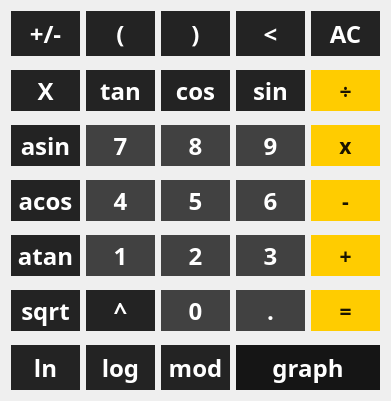
   <widget class="QWidget" name="gridLayoutWidget">
    <property name="geometry">
     <rect>
      <x>20</x>
      <y>130</y>
      <width>391</width>
      <height>401</height>
     </rect>
    </property>
    <property name="styleSheet">
     <string>QWidget {
	color: white;
	font-family: Rubik;
	font-size: 18pt;
	font-weight: 600;
}

QPushButton {
	background-color: #414141;
	border: none;
}

QPushButton:hover {
	background-color: #666;
}

QPushButton:pressed {
	background-color: #888;
}
</string>
    </property>
    <layout class="QGridLayout" name="gridLayout">
     <item row="3" column="2">
      <widget class="QPushButton" name="pushButton_5">
       <property name="sizePolicy">
        <sizepolicy hsizetype="Minimum" vsizetype="Expanding">
         <horstretch>0</horstretch>
         <verstretch>0</verstretch>
        </sizepolicy>
       </property>
       <property name="cursor">
        <cursorShape>PointingHandCursor</cursorShape>
       </property>
       <property name="styleSheet">
        <string notr="true">QWidget {
	color: white;
	font-family: Rubik;
	font-size: 18pt;
	font-weight: 600;
	margin-top: 4px;
	margin-bottom: 4px;
}

QPushButton {
	background-color: #414141;
	border: none;
}

QPushButton:hover {
	background-color: #666;
}

QPushButton:pressed {
	background-color: #888;
}
</string>
       </property>
       <property name="text">
        <string>5</string>
       </property>
      </widget>
     </item>
     <item row="5" column="1">
      <widget class="QPushButton" name="pushButton_pow">
       <property name="sizePolicy">
        <sizepolicy hsizetype="Minimum" vsizetype="Expanding">
         <horstretch>0</horstretch>
         <verstretch>0</verstretch>
        </sizepolicy>
       </property>
       <property name="cursor">
        <cursorShape>PointingHandCursor</cursorShape>
       </property>
       <property name="styleSheet">
        <string notr="true">QWidget {
	color: white;
	font-family: Rubik;
	font-size: 18pt;
	font-weight: 600;
	margin-top: 4px;
	margin-bottom: 4px;
}

QPushButton {
	background-color: #232323;
	border: none;
}

QPushButton:hover {
	background-color: #666;
}

QPushButton:pressed {
	background-color: #888;
}
</string>
       </property>
       <property name="text">
        <string>^</string>
       </property>
      </widget>
     </item>
     <item row="4" column="3">
      <widget class="QPushButton" name="pushButton_3">
       <property name="sizePolicy">
        <sizepolicy hsizetype="Minimum" vsizetype="Expanding">
         <horstretch>0</horstretch>
         <verstretch>0</verstretch>
        </sizepolicy>
       </property>
       <property name="cursor">
        <cursorShape>PointingHandCursor</cursorShape>
       </property>
       <property name="styleSheet">
        <string notr="true">QWidget {
	color: white;
	font-family: Rubik;
	font-size: 18pt;
	font-weight: 600;
	margin-top: 4px;
	margin-bottom: 4px;
}

QPushButton {
	background-color: #414141;
	border: none;
}

QPushButton:hover {
	background-color: #666;
}

QPushButton:pressed {
	background-color: #888;
}
</string>
       </property>
       <property name="text">
        <string>3</string>
       </property>
      </widget>
     </item>
     <item row="2" column="3">
      <widget class="QPushButton" name="pushButton_9">
       <property name="sizePolicy">
        <sizepolicy hsizetype="Minimum" vsizetype="Expanding">
         <horstretch>0</horstretch>
         <verstretch>0</verstretch>
        </sizepolicy>
       </property>
       <property name="cursor">
        <cursorShape>PointingHandCursor</cursorShape>
       </property>
       <property name="styleSheet">
        <string notr="true">QWidget {
	color: white;
	font-family: Rubik;
	font-size: 18pt;
	font-weight: 600;
	margin-top: 4px;
	margin-bottom: 4px;
}

QPushButton {
	background-color: #414141;
	border: none;
}

QPushButton:hover {
	background-color: #666;
}

QPushButton:pressed {
	background-color: #888;
}
</string>
       </property>
       <property name="text">
        <string>9</string>
       </property>
      </widget>
     </item>
     <item row="6" column="1">
      <widget class="QPushButton" name="pushButton_log">
       <property name="sizePolicy">
        <sizepolicy hsizetype="Minimum" vsizetype="Expanding">
         <horstretch>0</horstretch>
         <verstretch>0</verstretch>
        </sizepolicy>
       </property>
       <property name="cursor">
        <cursorShape>PointingHandCursor</cursorShape>
       </property>
       <property name="styleSheet">
        <string notr="true">QWidget {
	color: white;
	font-family: Rubik;
	font-size: 18pt;
	font-weight: 600;
	margin-top: 4px;
}

QPushButton {
	background-color: #232323;
	border: none;
}

QPushButton:hover {
	background-color: #666;
}

QPushButton:pressed {
	background-color: #888;
}
</string>
       </property>
       <property name="text">
        <string>log</string>
       </property>
      </widget>
     </item>
     <item row="0" column="4">
      <widget class="QPushButton" name="pushButton_clear">
       <property name="sizePolicy">
        <sizepolicy hsizetype="Minimum" vsizetype="Expanding">
         <horstretch>0</horstretch>
         <verstretch>0</verstretch>
        </sizepolicy>
       </property>
       <property name="cursor">
        <cursorShape>PointingHandCursor</cursorShape>
       </property>
       <property name="styleSheet">
        <string notr="true">QWidget {
	color: white;
	font-family: Rubik;
	font-size: 18pt;
	font-weight: 600;
	margin-bottom: 4px;
}

QPushButton {
	background-color: #232323;
	border: none;
}

QPushButton:hover {
	background-color: #666;
}

QPushButton:pressed {
	background-color: #888;
}
</string>
       </property>
       <property name="text">
        <string>AC</string>
       </property>
      </widget>
     </item>
     <item row="5" column="3">
      <widget class="QPushButton" name="pushButton_dot">
       <property name="sizePolicy">
        <sizepolicy hsizetype="Minimum" vsizetype="Expanding">
         <horstretch>0</horstretch>
         <verstretch>0</verstretch>
        </sizepolicy>
       </property>
       <property name="cursor">
        <cursorShape>PointingHandCursor</cursorShape>
       </property>
       <property name="styleSheet">
        <string notr="true">QWidget {
	color: white;
	font-family: Rubik;
	font-size: 18pt;
	font-weight: 600;
	margin-top: 4px;
	margin-bottom: 4px;
}

QPushButton {
	background-color: #414141;
	border: none;
}

QPushButton:hover {
	background-color: #666;
}

QPushButton:pressed {
	background-color: #888;
}
</string>
       </property>
       <property name="text">
        <string>.</string>
       </property>
      </widget>
     </item>
     <item row="2" column="4">
      <widget class="QPushButton" name="pushButton_mul">
       <property name="sizePolicy">
        <sizepolicy hsizetype="Minimum" vsizetype="Expanding">
         <horstretch>0</horstretch>
         <verstretch>0</verstretch>
        </sizepolicy>
       </property>
       <property name="cursor">
        <cursorShape>PointingHandCursor</cursorShape>
       </property>
       <property name="styleSheet">
        <string notr="true">QPushButton {
	background-color: #ffcc00;
	color: #1a1400;
	font-family: Rubik;
	font-size: 16pt;
	font-weight: 600;
	border: none;
	margin-top: 4px;
	margin-bottom: 4px;
}

QPushButton:hover {
	background-color: #fcda53;
}

QPushButton:pressed {
	background-color: #fce083;
}
</string>
       </property>
       <property name="text">
        <string>x</string>
       </property>
      </widget>
     </item>
     <item row="4" column="0">
      <widget class="QPushButton" name="pushButton_atan">
       <property name="sizePolicy">
        <sizepolicy hsizetype="Minimum" vsizetype="Expanding">
         <horstretch>0</horstretch>
         <verstretch>0</verstretch>
        </sizepolicy>
       </property>
       <property name="cursor">
        <cursorShape>PointingHandCursor</cursorShape>
       </property>
       <property name="styleSheet">
        <string notr="true">QWidget {
	color: white;
	font-family: Rubik;
	font-size: 18pt;
	font-weight: 600;
	margin-top: 4px;
	margin-bottom: 4px;
}

QPushButton {
	background-color: #232323;
	border: none;
}

QPushButton:hover {
	background-color: #666;
}

QPushButton:pressed {
	background-color: #888;
}
</string>
       </property>
       <property name="text">
        <string>atan</string>
       </property>
      </widget>
     </item>
     <item row="5" column="0">
      <widget class="QPushButton" name="pushButton_sqrt">
       <property name="sizePolicy">
        <sizepolicy hsizetype="Minimum" vsizetype="Expanding">
         <horstretch>0</horstretch>
         <verstretch>0</verstretch>
        </sizepolicy>
       </property>
       <property name="cursor">
        <cursorShape>PointingHandCursor</cursorShape>
       </property>
       <property name="styleSheet">
        <string notr="true">QWidget {
	color: white;
	font-family: Rubik;
	font-size: 18pt;
	font-weight: 600;
	margin-top: 4px;
	margin-bottom: 4px;
}

QPushButton {
	background-color: #232323;
	border: none;
}

QPushButton:hover {
	background-color: #666;
}

QPushButton:pressed {
	background-color: #888;
}
</string>
       </property>
       <property name="text">
        <string>sqrt</string>
       </property>
      </widget>
     </item>
     <item row="5" column="2">
      <widget class="QPushButton" name="pushButton_0">
       <property name="sizePolicy">
        <sizepolicy hsizetype="Minimum" vsizetype="Expanding">
         <horstretch>0</horstretch>
         <verstretch>0</verstretch>
        </sizepolicy>
       </property>
       <property name="cursor">
        <cursorShape>PointingHandCursor</cursorShape>
       </property>
       <property name="styleSheet">
        <string notr="true">QWidget {
	color: white;
	font-family: Rubik;
	font-size: 18pt;
	font-weight: 600;
	margin-top: 4px;
	margin-bottom: 4px;
}

QPushButton {
	background-color: #414141;
	border: none;
}

QPushButton:hover {
	background-color: #666;
}

QPushButton:pressed {
	background-color: #888;
}
</string>
       </property>
       <property name="text">
        <string>0</string>
       </property>
      </widget>
     </item>
     <item row="2" column="0">
      <widget class="QPushButton" name="pushButton_asin">
       <property name="sizePolicy">
        <sizepolicy hsizetype="Minimum" vsizetype="Expanding">
         <horstretch>0</horstretch>
         <verstretch>0</verstretch>
        </sizepolicy>
       </property>
       <property name="cursor">
        <cursorShape>PointingHandCursor</cursorShape>
       </property>
       <property name="styleSheet">
        <string notr="true">QWidget {
	color: white;
	font-family: Rubik;
	font-size: 18pt;
	font-weight: 600;
	margin-top: 4px;
	margin-bottom: 4px;
}

QPushButton {
	background-color: #232323;
	border: none;
}

QPushButton:hover {
	background-color: #666;
}

QPushButton:pressed {
	background-color: #888;
}
</string>
       </property>
       <property name="text">
        <string>asin</string>
       </property>
      </widget>
     </item>
     <item row="1" column="1">
      <widget class="QPushButton" name="pushButton_tan">
       <property name="sizePolicy">
        <sizepolicy hsizetype="Minimum" vsizetype="Expanding">
         <horstretch>0</horstretch>
         <verstretch>0</verstretch>
        </sizepolicy>
       </property>
       <property name="cursor">
        <cursorShape>PointingHandCursor</cursorShape>
       </property>
       <property name="styleSheet">
        <string notr="true">QWidget {
	color: white;
	font-family: Rubik;
	font-size: 18pt;
	font-weight: 600;
	margin-top: 4px;
	margin-bottom: 4px;
}

QPushButton {
	background-color: #232323;
	border: none;
}

QPushButton:hover {
	background-color: #666;
}

QPushButton:pressed {
	background-color: #888;
}
</string>
       </property>
       <property name="text">
        <string>tan</string>
       </property>
      </widget>
     </item>
     <item row="0" column="1">
      <widget class="QPushButton" name="pushButton_round_bracket_L">
       <property name="sizePolicy">
        <sizepolicy hsizetype="Minimum" vsizetype="Expanding">
         <horstretch>0</horstretch>
         <verstretch>0</verstretch>
        </sizepolicy>
       </property>
       <property name="cursor">
        <cursorShape>PointingHandCursor</cursorShape>
       </property>
       <property name="styleSheet">
        <string notr="true">QWidget {
	color: white;
	font-family: Rubik;
	font-size: 18pt;
	font-weight: 600;
	margin-bottom: 4px;
}

QPushButton {
	background-color: #232323;
	border: none;
}

QPushButton:hover {
	background-color: #666;
}

QPushButton:pressed {
	background-color: #888;
}
</string>
       </property>
       <property name="text">
        <string>(</string>
       </property>
      </widget>
     </item>
     <item row="6" column="3" colspan="2">
      <widget class="QPushButton" name="pushButton_graph">
       <property name="sizePolicy">
        <sizepolicy hsizetype="Minimum" vsizetype="Expanding">
         <horstretch>0</horstretch>
         <verstretch>0</verstretch>
        </sizepolicy>
       </property>
       <property name="cursor">
        <cursorShape>PointingHandCursor</cursorShape>
       </property>
       <property name="styleSheet">
        <string notr="true">QWidget {
	color: white;
	font-family: Rubik;
	font-size: 18pt;
	font-weight: 600;
	margin-top: 4px;
}

QPushButton {
	background-color: #151515;
	border: none;
}

QPushButton:hover {
	background-color: #262626;
}

QPushButton:pressed {
	background-color: #5c5c5c;
}
</string>
       </property>
       <property name="text">
        <string>graph</string>
       </property>
      </widget>
     </item>
     <item row="1" column="4">
      <widget class="QPushButton" name="pushButton_div">
       <property name="sizePolicy">
        <sizepolicy hsizetype="Minimum" vsizetype="Expanding">
         <horstretch>0</horstretch>
         <verstretch>0</verstretch>
        </sizepolicy>
       </property>
       <property name="cursor">
        <cursorShape>PointingHandCursor</cursorShape>
       </property>
       <property name="styleSheet">
        <string notr="true">QPushButton {
	background-color: #ffcc00;
	color: #1a1400;
	font-family: Rubik;
	font-size: 16pt;
	font-weight: 600;
	border: none;
	margin-top: 4px;
	margin-bottom: 4px;
}

QPushButton:hover {
	background-color: #fcda53;
}

QPushButton:pressed {
	background-color: #fce083;
}
</string>
       </property>
       <property name="text">
        <string>÷</string>
       </property>
      </widget>
     </item>
     <item row="4" column="1">
      <widget class="QPushButton" name="pushButton_1">
       <property name="sizePolicy">
        <sizepolicy hsizetype="Minimum" vsizetype="Expanding">
         <horstretch>0</horstretch>
         <verstretch>0</verstretch>
        </sizepolicy>
       </property>
       <property name="cursor">
        <cursorShape>PointingHandCursor</cursorShape>
       </property>
       <property name="styleSheet">
        <string notr="true">QWidget {
	color: white;
	font-family: Rubik;
	font-size: 18pt;
	font-weight: 600;
	margin-top: 4px;
	margin-bottom: 4px;
}

QPushButton {
	background-color: #414141;
	border: none;
}

QPushButton:hover {
	background-color: #666;
}

QPushButton:pressed {
	background-color: #888;
}
</string>
       </property>
       <property name="text">
        <string>1</string>
       </property>
      </widget>
     </item>
     <item row="5" column="4">
      <widget class="QPushButton" name="pushButton_equals">
       <property name="sizePolicy">
        <sizepolicy hsizetype="Minimum" vsizetype="Expanding">
         <horstretch>0</horstretch>
         <verstretch>0</verstretch>
        </sizepolicy>
       </property>
       <property name="cursor">
        <cursorShape>PointingHandCursor</cursorShape>
       </property>
       <property name="styleSheet">
        <string notr="true">QPushButton {
	background-color: #ffcc00;
	color: #1a1400;
	font-family: Rubik;
	font-size: 16pt;
	font-weight: 600;
	border: none;
	margin-top: 4px;
	margin-bottom: 4px;
}

QPushButton:hover {
	background-color: #fcda53;
}

QPushButton:pressed {
	background-color: #fce083;
}
</string>
       </property>
       <property name="text">
        <string>=</string>
       </property>
      </widget>
     </item>
     <item row="0" column="3">
      <widget class="QPushButton" name="pushButton_backspace">
       <property name="sizePolicy">
        <sizepolicy hsizetype="Minimum" vsizetype="Expanding">
         <horstretch>0</horstretch>
         <verstretch>0</verstretch>
        </sizepolicy>
       </property>
       <property name="cursor">
        <cursorShape>PointingHandCursor</cursorShape>
       </property>
       <property name="styleSheet">
        <string notr="true">QWidget {
	color: white;
	font-family: Rubik;
	font-size: 18pt;
	font-weight: 600;
	margin-bottom: 4px;
}

QPushButton {
	background-color: #232323;
	border: none;
}

QPushButton:hover {
	background-color: #666;
}

QPushButton:pressed {
	background-color: #888;
}
</string>
       </property>
       <property name="text">
        <string>&lt;</string>
       </property>
      </widget>
     </item>
     <item row="3" column="0">
      <widget class="QPushButton" name="pushButton_acos">
       <property name="sizePolicy">
        <sizepolicy hsizetype="Minimum" vsizetype="Expanding">
         <horstretch>0</horstretch>
         <verstretch>0</verstretch>
        </sizepolicy>
       </property>
       <property name="cursor">
        <cursorShape>PointingHandCursor</cursorShape>
       </property>
       <property name="styleSheet">
        <string notr="true">QWidget {
	color: white;
	font-family: Rubik;
	font-size: 18pt;
	font-weight: 600;
	margin-top: 4px;
	margin-bottom: 4px;
}

QPushButton {
	background-color: #232323;
	border: none;
}

QPushButton:hover {
	background-color: #666;
}

QPushButton:pressed {
	background-color: #888;
}
</string>
       </property>
       <property name="text">
        <string>acos</string>
       </property>
      </widget>
     </item>
     <item row="6" column="2">
      <widget class="QPushButton" name="pushButton_mod">
       <property name="sizePolicy">
        <sizepolicy hsizetype="Minimum" vsizetype="Expanding">
         <horstretch>0</horstretch>
         <verstretch>0</verstretch>
        </sizepolicy>
       </property>
       <property name="cursor">
        <cursorShape>PointingHandCursor</cursorShape>
       </property>
       <property name="styleSheet">
        <string notr="true">QWidget {
	color: white;
	font-family: Rubik;
	font-size: 18pt;
	font-weight: 600;
	margin-top: 4px;
}

QPushButton {
	background-color: #232323;
	border: none;
}

QPushButton:hover {
	background-color: #666;
}

QPushButton:pressed {
	background-color: #888;
}
</string>
       </property>
       <property name="text">
        <string>mod</string>
       </property>
      </widget>
     </item>
     <item row="6" column="0">
      <widget class="QPushButton" name="pushButton_ln">
       <property name="sizePolicy">
        <sizepolicy hsizetype="Minimum" vsizetype="Expanding">
         <horstretch>0</horstretch>
         <verstretch>0</verstretch>
        </sizepolicy>
       </property>
       <property name="cursor">
        <cursorShape>PointingHandCursor</cursorShape>
       </property>
       <property name="styleSheet">
        <string notr="true">QWidget {
	color: white;
	font-family: Rubik;
	font-size: 18pt;
	font-weight: 600;
	margin-top: 4px;
}

QPushButton {
	background-color: #232323;
	border: none;
}

QPushButton:hover {
	background-color: #666;
}

QPushButton:pressed {
	background-color: #888;
}
</string>
       </property>
       <property name="text">
        <string>ln</string>
       </property>
      </widget>
     </item>
     <item row="4" column="4">
      <widget class="QPushButton" name="pushButton_plus">
       <property name="sizePolicy">
        <sizepolicy hsizetype="Minimum" vsizetype="Expanding">
         <horstretch>0</horstretch>
         <verstretch>0</verstretch>
        </sizepolicy>
       </property>
       <property name="cursor">
        <cursorShape>PointingHandCursor</cursorShape>
       </property>
       <property name="styleSheet">
        <string notr="true">QPushButton {
	background-color: #ffcc00;
	color: #1a1400;
	font-family: Rubik;
	font-size: 16pt;
	font-weight: 600;
	border: none;
	margin-top: 4px;
	margin-bottom: 4px;
}

QPushButton:hover {
	background-color: #fcda53;
}

QPushButton:pressed {
	background-color: #fce083;
}
</string>
       </property>
       <property name="text">
        <string>+</string>
       </property>
      </widget>
     </item>
     <item row="0" column="2">
      <widget class="QPushButton" name="pushButton_round_bracket_R">
       <property name="sizePolicy">
        <sizepolicy hsizetype="Minimum" vsizetype="Expanding">
         <horstretch>0</horstretch>
         <verstretch>0</verstretch>
        </sizepolicy>
       </property>
       <property name="cursor">
        <cursorShape>PointingHandCursor</cursorShape>
       </property>
       <property name="styleSheet">
        <string notr="true">QWidget {
	color: white;
	font-family: Rubik;
	font-size: 18pt;
	font-weight: 600;
	margin-bottom: 4px;
}

QPushButton {
	background-color: #232323;
	border: none;
}

QPushButton:hover {
	background-color: #666;
}

QPushButton:pressed {
	background-color: #888;
}
</string>
       </property>
       <property name="text">
        <string>)</string>
       </property>
      </widget>
     </item>
     <item row="2" column="1">
      <widget class="QPushButton" name="pushButton_7">
       <property name="sizePolicy">
        <sizepolicy hsizetype="Minimum" vsizetype="Expanding">
         <horstretch>0</horstretch>
         <verstretch>0</verstretch>
        </sizepolicy>
       </property>
       <property name="cursor">
        <cursorShape>PointingHandCursor</cursorShape>
       </property>
       <property name="styleSheet">
        <string notr="true">QWidget {
	color: white;
	font-family: Rubik;
	font-size: 18pt;
	font-weight: 600;
	margin-top: 4px;
	margin-bottom: 4px;
}

QPushButton {
	background-color: #414141;
	border: none;
}

QPushButton:hover {
	background-color: #666;
}

QPushButton:pressed {
	background-color: #888;
}
</string>
       </property>
       <property name="text">
        <string>7</string>
       </property>
      </widget>
     </item>
     <item row="1" column="2">
      <widget class="QPushButton" name="pushButton_cos">
       <property name="sizePolicy">
        <sizepolicy hsizetype="Minimum" vsizetype="Expanding">
         <horstretch>0</horstretch>
         <verstretch>0</verstretch>
        </sizepolicy>
       </property>
       <property name="cursor">
        <cursorShape>PointingHandCursor</cursorShape>
       </property>
       <property name="styleSheet">
        <string notr="true">QWidget {
	color: white;
	font-family: Rubik;
	font-size: 18pt;
	font-weight: 600;
	margin-top: 4px;
	margin-bottom: 4px;
}

QPushButton {
	background-color: #232323;
	border: none;
}

QPushButton:hover {
	background-color: #666;
}

QPushButton:pressed {
	background-color: #888;
}
</string>
       </property>
       <property name="text">
        <string>cos</string>
       </property>
      </widget>
     </item>
     <item row="3" column="3">
      <widget class="QPushButton" name="pushButton_6">
       <property name="sizePolicy">
        <sizepolicy hsizetype="Minimum" vsizetype="Expanding">
         <horstretch>0</horstretch>
         <verstretch>0</verstretch>
        </sizepolicy>
       </property>
       <property name="cursor">
        <cursorShape>PointingHandCursor</cursorShape>
       </property>
       <property name="styleSheet">
        <string notr="true">QWidget {
	color: white;
	font-family: Rubik;
	font-size: 18pt;
	font-weight: 600;
	margin-top: 4px;
	margin-bottom: 4px;
}

QPushButton {
	background-color: #414141;
	border: none;
}

QPushButton:hover {
	background-color: #666;
}

QPushButton:pressed {
	background-color: #888;
}
</string>
       </property>
       <property name="text">
        <string>6</string>
       </property>
      </widget>
     </item>
     <item row="4" column="2">
      <widget class="QPushButton" name="pushButton_2">
       <property name="sizePolicy">
        <sizepolicy hsizetype="Minimum" vsizetype="Expanding">
         <horstretch>0</horstretch>
         <verstretch>0</verstretch>
        </sizepolicy>
       </property>
       <property name="cursor">
        <cursorShape>PointingHandCursor</cursorShape>
       </property>
       <property name="styleSheet">
        <string notr="true">QWidget {
	color: white;
	font-family: Rubik;
	font-size: 18pt;
	font-weight: 600;
	margin-top: 4px;
	margin-bottom: 4px;
}

QPushButton {
	background-color: #414141;
	border: none;
}

QPushButton:hover {
	background-color: #666;
}

QPushButton:pressed {
	background-color: #888;
}
</string>
       </property>
       <property name="text">
        <string>2</string>
       </property>
      </widget>
     </item>
     <item row="3" column="4">
      <widget class="QPushButton" name="pushButton_minus">
       <property name="sizePolicy">
        <sizepolicy hsizetype="Minimum" vsizetype="Expanding">
         <horstretch>0</horstretch>
         <verstretch>0</verstretch>
        </sizepolicy>
       </property>
       <property name="cursor">
        <cursorShape>PointingHandCursor</cursorShape>
       </property>
       <property name="styleSheet">
        <string notr="true">QPushButton {
	background-color: #ffcc00;
	color: #1a1400;
	font-family: Rubik;
	font-size: 16pt;
	font-weight: 600;
	border: none;
	margin-top: 4px;
	margin-bottom: 4px;
}

QPushButton:hover {
	background-color: #fcda53;
}

QPushButton:pressed {
	background-color: #fce083;
}
</string>
       </property>
       <property name="text">
        <string>-</string>
       </property>
      </widget>
     </item>
     <item row="3" column="1">
      <widget class="QPushButton" name="pushButton_4">
       <property name="sizePolicy">
        <sizepolicy hsizetype="Minimum" vsizetype="Expanding">
         <horstretch>0</horstretch>
         <verstretch>0</verstretch>
        </sizepolicy>
       </property>
       <property name="cursor">
        <cursorShape>PointingHandCursor</cursorShape>
       </property>
       <property name="styleSheet">
        <string notr="true">QWidget {
	color: white;
	font-family: Rubik;
	font-size: 18pt;
	font-weight: 600;
	margin-top: 4px;
	margin-bottom: 4px;
}

QPushButton {
	background-color: #414141;
	border: none;
}

QPushButton:hover {
	background-color: #666;
}

QPushButton:pressed {
	background-color: #888;
}
</string>
       </property>
       <property name="text">
        <string>4</string>
       </property>
      </widget>
     </item>
     <item row="1" column="0">
      <widget class="QPushButton" name="pushButton_x">
       <property name="sizePolicy">
        <sizepolicy hsizetype="Minimum" vsizetype="Expanding">
         <horstretch>0</horstretch>
         <verstretch>0</verstretch>
        </sizepolicy>
       </property>
       <property name="cursor">
        <cursorShape>PointingHandCursor</cursorShape>
       </property>
       <property name="styleSheet">
        <string notr="true">QWidget {
	color: white;
	font-family: Rubik;
	font-size: 18pt;
	font-weight: 600;
	margin-top: 4px;
	margin-bottom: 4px;
}

QPushButton {
	background-color: #232323;
	border: none;
}

QPushButton:hover {
	background-color: #666;
}

QPushButton:pressed {
	background-color: #888;
}
</string>
       </property>
       <property name="text">
        <string>X</string>
       </property>
      </widget>
     </item>
     <item row="2" column="2">
      <widget class="QPushButton" name="pushButton_8">
       <property name="sizePolicy">
        <sizepolicy hsizetype="Minimum" vsizetype="Expanding">
         <horstretch>0</horstretch>
         <verstretch>0</verstretch>
        </sizepolicy>
       </property>
       <property name="cursor">
        <cursorShape>PointingHandCursor</cursorShape>
       </property>
       <property name="styleSheet">
        <string notr="true">QWidget {
	color: white;
	font-family: Rubik;
	font-size: 18pt;
	font-weight: 600;
	margin-top: 4px;
	margin-bottom: 4px;
}

QPushButton {
	background-color: #414141;
	border: none;
}

QPushButton:hover {
	background-color: #666;
}

QPushButton:pressed {
	background-color: #888;
}
</string>
       </property>
       <property name="text">
        <string>8</string>
       </property>
      </widget>
     </item>
     <item row="1" column="3">
      <widget class="QPushButton" name="pushButton_sin">
       <property name="sizePolicy">
        <sizepolicy hsizetype="Minimum" vsizetype="Expanding">
         <horstretch>0</horstretch>
         <verstretch>0</verstretch>
        </sizepolicy>
       </property>
       <property name="cursor">
        <cursorShape>PointingHandCursor</cursorShape>
       </property>
       <property name="styleSheet">
        <string notr="true">QWidget {
	color: white;
	font-family: Rubik;
	font-size: 18pt;
	font-weight: 600;
	margin-top: 4px;
	margin-bottom: 4px;
}

QPushButton {
	background-color: #232323;
	border: none;
}

QPushButton:hover {
	background-color: #666;
}

QPushButton:pressed {
	background-color: #888;
}
</string>
       </property>
       <property name="text">
        <string>sin</string>
       </property>
      </widget>
     </item>
     <item row="0" column="0">
      <widget class="QPushButton" name="pushButton_plusminus">
       <property name="sizePolicy">
        <sizepolicy hsizetype="Minimum" vsizetype="Expanding">
         <horstretch>0</horstretch>
         <verstretch>0</verstretch>
        </sizepolicy>
       </property>
       <property name="cursor">
        <cursorShape>PointingHandCursor</cursorShape>
       </property>
       <property name="styleSheet">
        <string notr="true">QWidget {
	color: white;
	font-family: Rubik;
	font-size: 18pt;
	font-weight: 600;
	margin-bottom: 4px;
}

QPushButton {
	background-color: #232323;
	border: none;
}

QPushButton:hover {
	background-color: #666;
}

QPushButton:pressed {
	background-color: #888;
}
</string>
       </property>
       <property name="text">
        <string>+/-</string>
       </property>
      </widget>
     </item>
    </layout>
   </widget>
